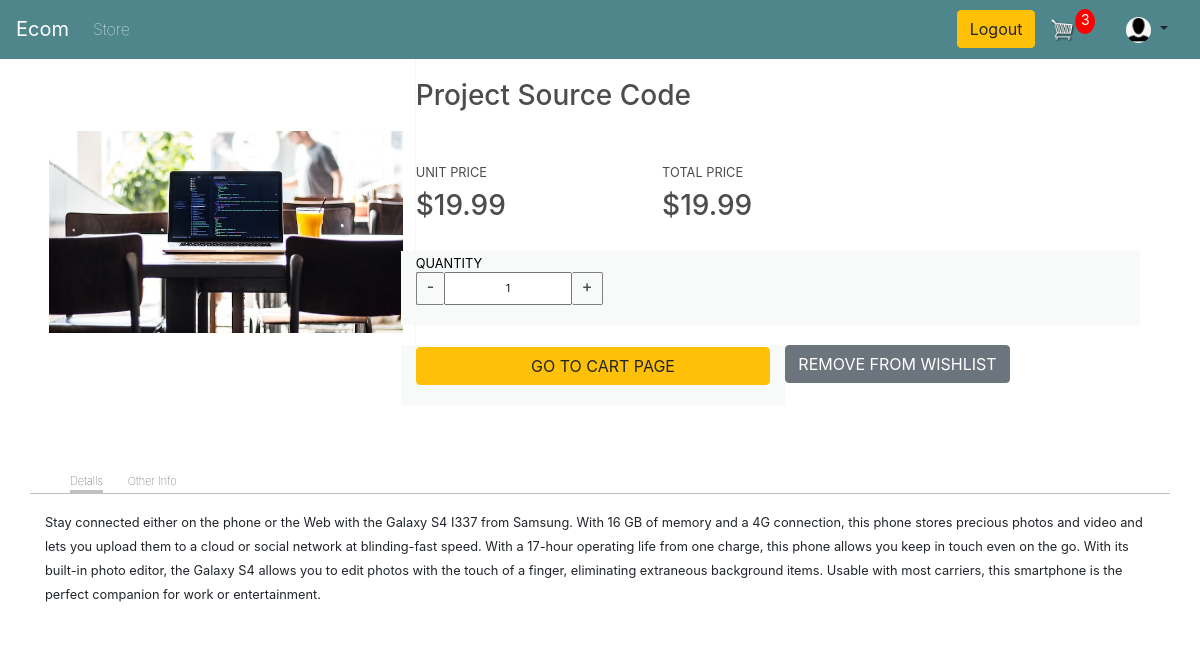
Page /product-details/3 (signed in) on the earlier database version.
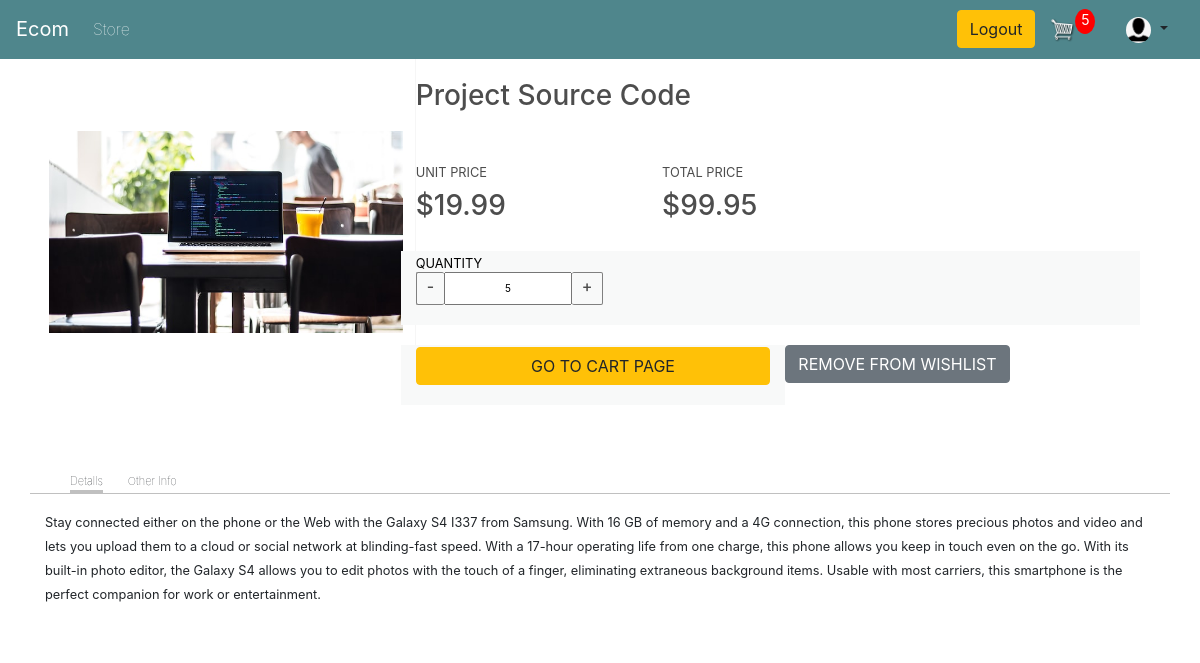
Same page on the later database version.
### store/models.py (models this page shows, shortened)
class CartItem(models.Model):
    product = models.ForeignKey(Product, on_delete=models.SET_NULL, null=True, blank=True)
    cart = models.ForeignKey(Cart, on_delete=models.SET_NULL, null=True, blank=True)
    quantity = models.IntegerField(default=0, null=True, blank=True)
    is_checked = models.BooleanField(default=True)
    date_added = models.DateTimeField(auto_now_add=True)
    def __str__(self) -> str:
        return f'CartItem ID: {self.id}  ->   Name: {self.product.name}'
    @property
    def get_total(self):
        return self.quantity * self.product.price

class Product(models.Model):
    name = models.CharField(max_length=200, null=True)
    price = models.FloatField()
    discount_price = models.FloatField(default=0.0)
    digital = models.BooleanField(default=False, null=True, blank=True)
    image = models.ImageField(null=True, blank=True)
    order_limit = models.IntegerField(default=50)
    @property
    def imageURL(self):
        try:
            url = self.image.url
        except:
            url = ''
        return url

### store/views.py (the view)
# urls.py: path('product-details/<int:pk>', ProductDetailView.as_view(), name = 'producut-details'),
class ProductDetailView(DetailView):
    template_name: str = "store/product-details.html"
    context_object_name: str = "product"
    model = Product
    def get_context_data(self,*args, **kwargs):
        context = super(ProductDetailView, self).get_context_data(*args,**kwargs)
        context['item'] = self.item
        context['noOfCartItems'] = self.noOfCartItems
        context['isInWishlist'] = self.is_in_wishlist
        return context
    def get(self, request, *args, **kwargs):
        self.cookieData = cartData(request = request)
        self.noOfCartItems = self.cookieData['noOfCartItems']
        self.items = self.cookieData['items']
        self.product_id = self.kwargs.get('pk')
        self.user_wishlist = [] if (request.user.is_anonymous) else WishListItem.objects.filter(product__id = self.product_id, customer = request.user.customer)
        self.is_in_wishlist = len(self.user_wishlist) > 0
        found_item = False
        for item in self.items:
            print(f'type(item) = {type(item)}  type(product_id) = {type(self.product_id)}')
            item_product_id = item.product.id if(request.user.is_authenticated) else item['product']['id']
            if item_product_id == self.product_id:
                self.item = item
                found_item = True
                break
        if not found_item:
            self.item = "NONE"
        print(f'product_id = {self.product_id}  item = {self.item},  noOfCartItems = {self.noOfCartItems},  user_wishlist = {self.user_wishlist}')
        return super(ProductDetailView, self).get(request, *args, **kwargs)

### store/models.py (called while the page is built)
    def __str__(self) -> str:
        return str(self.user)

    @property
    def get_all_cart_item_count(self):
        cart_items = self.cartitem_set.all()
        total = sum([item.quantity for item in cart_items])
        return total

    def __str__(self) -> str:
        return f'WishListItem: product-name = {self.product.name} | customer = {self.customer}'

### store/utils.py (called while the page is built)
def cartData(request):
    if request.user.is_authenticated:
        customer = request.user.customer
        cart, created = Cart.objects.get_or_create(customer = customer)
        items = cart.cartitem_set.all()
        noOfCartItems = cart.get_all_cart_item_count
    else:
        cookieData = cookieCart(request = request)
        noOfCartItems = cookieData['noOfCartItems']
        cart = cookieData['cart']
        items = cookieData['items']
    return {
        'noOfCartItems': noOfCartItems,
        'cart': cart,
        'items': items
    }

### templates/store/product-details.html (shortened to what this page needs)
{% extends 'store/main.html' %}
{% load static %}
{% block content %}
<div class="container">
    <div class="row" style="display:flex;">
        <div class="column item-photo" style="flex:1;">
            <img class="mr-2 p-2" style="max-width:100%;" src="{{product.imageURL}}" />
        </div>
        <div class="column" style="flex:2; border:0px solid gray width:50%">
            <h3 id="details-page-product-name" style="margin-top:20px;">{{ product.name }}</h3>
            <div class="container p-0 details-page-price-section title-price" style="display:flex;">
                <div id="details-page-unit-price-section-id" class="container p-0 details-page-unit-price" style="flex:1;">
                    <h6 class="title-unit-price pb-0"><small>UNIT PRICE</small></h6>
                    <h3 id="details-page-product-unit-price" class="pt-0 mt-0" style="margin-top:0px; padding-top:0px;">${{product.price|floatformat:2}}</h3>
                </div>
                <div id="details-page-total-price-section-id" class="container p-0 details-page-total-price" style="flex:1;">
                    <h6 class="title-total-price pb-0"><small>TOTAL PRICE</small></h6>
                    <h3 id="details-page-product-unit-price" class="pt-0 mt-0" style="margin-top:0px; padding-top:0px;">${{item.get_total|floatformat:2}}</h3>
                </div>
                <div style="flex:1"></div>
            </div>
            <div id="details-page-quantity" class="section" style="padding-bottom:20px; margin-top:20px;">
                <h6 class="title-attr"><small>QUANTITY</small></h6>
                <div>
                    <div data-product={{product.id}} data-action="remove" class="btn-minus pt-1 pb-0 update-cart"><h6> - </h6></div>
                    <input value="{{item.quantity}}" />
                    <div data-product={{product.id}} data-action="add"  class="btn-plus pt-1 pb-0 update-cart"><h6> + </h6></div>
                </div>
            </div>
            <div class = "container pl-0" style="display:flex; margin-top:20px;">
                <div class="section" style="padding-bottom:20px; flex:1;">
                    <a id="details-page-go-to-cart-page" class="btn btn-warning" href={%url 'cart'%}  style="width:100%;"> GO TO CART PAGE</a>
                </div>
                <div class="details-page-add-to-wishlist" style="padding-bottom:20px; flex:1">
                    <button id="remove-btn-{{product.id}}" class="btn btn-secondary"></span>REMOVE FROM WISHLIST</button>
                </div>
            </div>
        </div>
        <div class="row mt-5">
            <ul class="details-page-menu-items">
                <li class="active">Detalls</li>
                <li>Other Info</li>
            </ul>
            <div style="width:100%;border-top:1px solid silver">
                <p style="padding:15px;">
                    <small>
                    Stay connected either on the phone or the Web with the Galaxy S4 I337 from Samsung. With 16 GB of memory and a 4G connection, this phone stores precious photos and video and lets you upload them to a cloud or social network at blinding-fast speed. With a 17-hour operating life from one charge, this phone allows you keep in touch even on the go.
                    With its built-in photo editor, the Galaxy S4 allows you to edit photos with the touch of a finger, eliminating extraneous background items. Usable with most carriers, this smartphone is the perfect companion for work or entertainment.
                    </small>
                </p>
            </div>
        </div>
    </div>
</div>
<link rel="stylesheet" type="text/css" href="{% static 'css/product-details.css' %}">
<link rel="stylesheet" href="https://cdn.jsdelivr.net/npm/pixeden-stroke-7-icon@1.2.3/pe-icon-7-stroke/dist/pe-icon-7-stroke.min.css">
<link href="https://cdn.jsdelivr.net/npm/bootstrap@4.4.1/dist/css/bootstrap.min.css" rel="stylesheet">
{% endblock content %}

### templates/store/main.html (shortened to what this page needs)
<!DOCTYPE html>
{% load static %}
<html>
    <head>
           <link rel="stylesheet" href="https://stackpath.bootstrapcdn.com/bootstrap/4.4.1/css/bootstrap.min.css">
           <link rel="stylesheet" type="text/css" href="{% static 'css/main.css' %}">
            <link href="https://cdn.jsdelivr.net/npm/bootstrap@4.4.1/dist/css/bootstrap.min.css" rel="stylesheet">
            <link rel="stylesheet" href="https://cdn.jsdelivr.net/npm/pixeden-stroke-7-icon@1.2.3/pe-icon-7-stroke/dist/pe-icon-7-stroke.min.css">
    </head>
    <body>
        <nav class="navbar navbar-expand-lg navbar-dark bg-dark" style="background-color:#4f868c !important">
            <a class="navbar-brand" href="{% url 'store' %}">Ecom</a>
            <div class="collapse navbar-collapse" id="navbarSupportedContent">
                <ul class="navbar-nav mr-auto">
                    <li class="nav-item active">
                        <a class="nav-link" href="{% url 'store' %}">Store <span class="sr-only">(current)</span></a>
                    </li>
                </ul>
                <div class="form-inline my-2 my-lg-0">
                    {% if user.is_authenticated %}
                        <a href={%url 'logout'%} class="btn btn-warning">Logout</a>
                    {% else %}
                        <a href={%url 'login'%} class="btn btn-warning mr-3">Login</a>
                        {% comment %} <a class="nav-item nav-link" href={%url 'login'%}>Login</a> {% endcomment %}
                        <a href={%url 'register'%} class="btn btn-success">Register</a>
                    {% endif %}
                    <a href="{% url 'cart' %}">
                        <img  id="cart-icon" src="{% static 'images/cart.png' %}">
                    </a>
                    <p id="cart-total">{{ noOfCartItems }}</p>
                </div>
                <div class="nav-item dropdown p-0 m-0">
                    <a class="nav-link dropdown-toggle" role="button" data-toggle="dropdown" aria-haspopup="true" aria-expanded="false">
                        <img id="profile-icon" class="rounded-circle article-img" src="{{ request.user.customer.image.url }}">
                    </a>
                </div>
            </div>
        </nav>
         <div class="container">
            {% block content %}
            {% endblock content %}
         </div>
    </body>
</html>

Differences in the rows shown:
changed CartItem: get_total "19.99" → "99.95"; quantity "1" → "5"
Other differences:
{{ noOfCartItems }}: "3" → "5"
